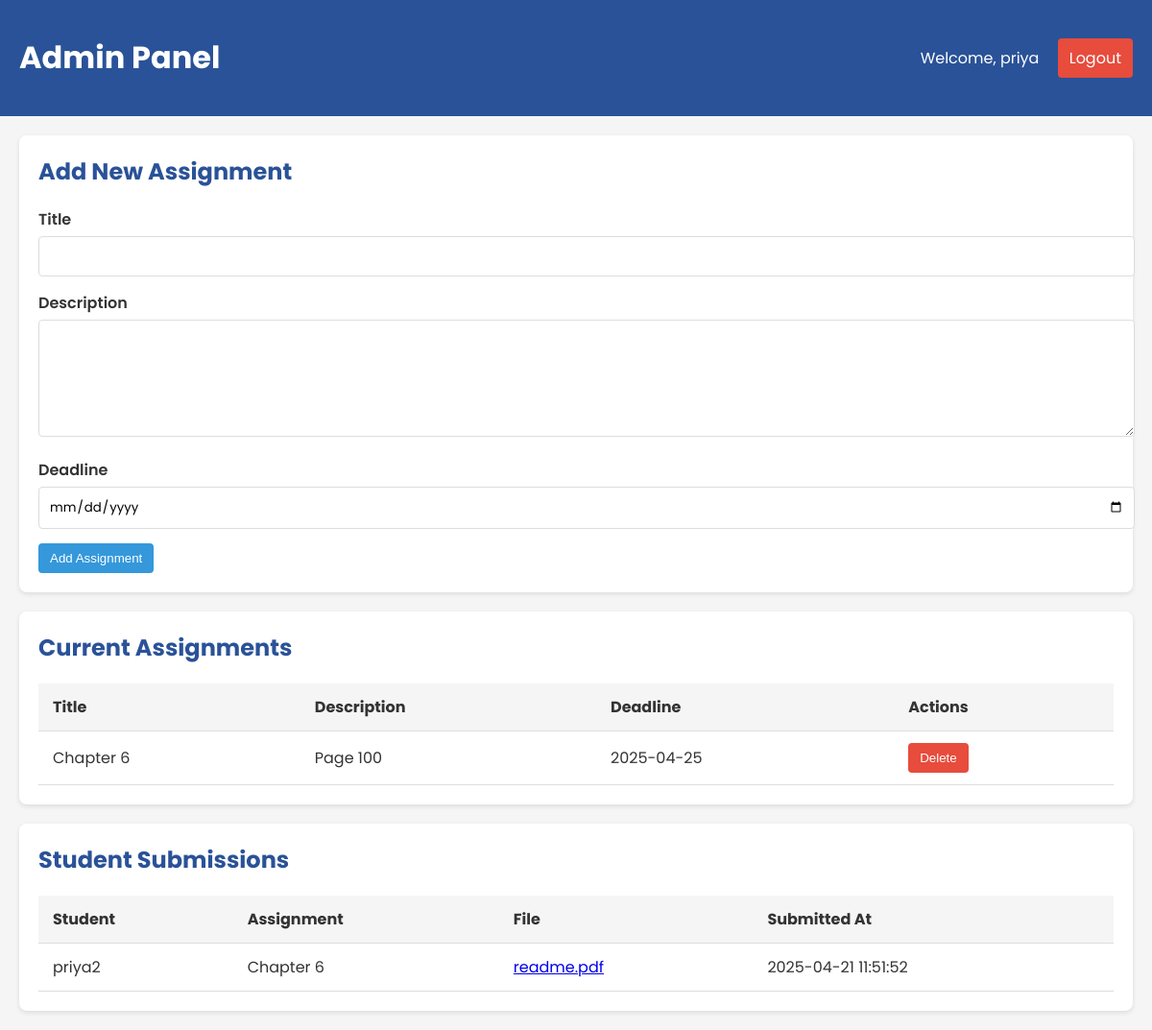
The page /adminit.php (signed in) on the database its author committed.
### tables this page shows
CREATE TABLE `assignmentsit` (
  `id` int(11) NOT NULL,
  `title` varchar(100) NOT NULL,
  `description` text DEFAULT NULL,
  `deadline` date NOT NULL,
  `created_at` timestamp NOT NULL DEFAULT current_timestamp()
);

CREATE TABLE `student_assignmentsit` (
  `id` int(11) NOT NULL,
  `user_id` varchar(255) DEFAULT NULL,
  `assignment_id` varchar(255) DEFAULT NULL,
  `file_name` varchar(255) NOT NULL,
  `file_path` varchar(255) NOT NULL,
  `submitted_at` timestamp NOT NULL DEFAULT current_timestamp()
);

### adminit.php (the view, shortened to what this page needs)
<?php
$conn = new mysqli("localhost", "root", "", "user");
$assignments = $conn->query("SELECT * FROM assignmentsit ORDER BY deadline");
$submissions = $conn->query("
    SELECT
        sa.user_id,
        sa.assignment_id,
        sa.file_name,
        sa.file_path,
        sa.submitted_at,
        u.username,
        a.title AS assignment_title
    FROM student_assignmentsit sa
    LEFT JOIN users u ON sa.user_id = u.username  /* Changed to match username as user_id */
    LEFT JOIN assignmentsit a ON sa.assignment_id = a.id
    ORDER BY sa.submitted_at DESC
");
?>
<!DOCTYPE html>
<html lang="en">
<head>
</head>
<body>
    <header>
        <h1>Admin Panel</h1>
        <div>
            <span>Welcome, <?php echo htmlspecialchars($_SESSION['username']); ?></span>
            <a href="login2.php" class="btn btn-danger" style="margin-left: 15px;">Logout</a>
        </div>
    </header>
    <div class="container">
        <div class="section">
            <h2>Add New Assignment</h2>
            <form method="POST">
                <div class="form-group">
                    <label for="title">Title</label>
                    <input type="text" id="title" name="title" required>
                </div>
                <div class="form-group">
                    <label for="description">Description</label>
                    <textarea id="description" name="description" required></textarea>
                </div>
                <div class="form-group">
                    <label for="deadline">Deadline</label>
                    <input type="date" id="deadline" name="deadline" required>
                </div>
                <button type="submit" name="add_assignment" class="btn btn-primary">Add Assignment</button>
            </form>
        </div>
        <div class="section">
            <h2>Current Assignments</h2>
            <table>
                <thead>
                    <tr>
                        <th>Title</th>
                        <th>Description</th>
                        <th>Deadline</th>
                        <th>Actions</th>
                    </tr>
                </thead>
                <tbody>
                    <?php while ($assignment = $assignments->fetch_assoc()): ?>
                    <tr>
                        <td><?php echo htmlspecialchars($assignment['title']); ?></td>
                        <td><?php echo htmlspecialchars($assignment['description']); ?></td>
                        <td><?php echo htmlspecialchars($assignment['deadline']); ?></td>
                        <td>
                            <form method="POST" style="display: inline;">
                                <button type="submit" name="delete_assignment" class="btn btn-danger">Delete</button>
                            </form>
                        </td>
                    </tr>
                    <?php endwhile; ?>
                </tbody>
            </table>
        </div>
        <div class="section">
            <h2>Student Submissions</h2>
            <table>
                <thead>
                    <tr>
                        <th>Student</th>
                        <th>Assignment</th>
                        <th>File</th>
                        <th>Submitted At</th>
                    </tr>
                </thead>
                <tbody>
                    <?php while ($submission = $submissions->fetch_assoc()): ?>
                    <tr>
                        <td><?php echo htmlspecialchars($submission['user_id']); ?></td>
                        <td><?php echo htmlspecialchars($submission['assignment_id']); ?></td>
                        <td>
                            <a href="<?php echo htmlspecialchars($submission['file_path']); ?>" download>
                                <?php echo htmlspecialchars($submission['file_name']); ?>
                            </a>
                        </td>
                        <td><?php echo htmlspecialchars($submission['submitted_at']); ?></td>
                    </tr>
                    <?php endwhile; ?>
                </tbody>
            </table>
        </div>
    </div>
</body>
</html>

### adminit.php (style rules this page uses)
body { font-family: 'Poppins', sans-serif; margin: 0; padding: 0; background: #f5f5f5; color: #333; }
header { background: #2a5298; color: white; padding: 15px 20px; display: flex; justify-content: space-between; align-items: center; }
.container { max-width: 1200px; margin: 20px auto; padding: 0 20px; }
.section { background: white; border-radius: 8px; padding: 20px; margin-bottom: 20px; box-shadow: 0 2px 5px rgba(0,0,0,0.1); }
h2 { margin-top: 0; color: #2a5298; }
table { width: 100%; border-collapse: collapse; }
th, td { padding: 12px 15px; text-align: left; border-bottom: 1px solid #ddd; }
th { background: #f5f5f5; }
.btn { padding: 8px 12px; border: none; border-radius: 4px; cursor: pointer; color: white; text-decoration: none; display: inline-block; }
.btn-danger { background: #e74c3c; }
.btn-primary { background: #3498db; }
.form-group { margin-bottom: 15px; }
label { display: block; margin-bottom: 5px; font-weight: 600; }
input, textarea { width: 100%; padding: 10px; border: 1px solid #ddd; border-radius: 4px; font-family: 'Poppins', sans-serif; }
textarea { min-height: 100px; }

### rows shown on the page
assignmentsit: title "Chapter 6", description "Page 100", deadline "2025-04-25"
student_assignmentsit: user "priya2", assignment "Chapter 6", file_name "readme.pdf", submitted_at "2025-04-21 11:51:52"

### other values the page prints
$_SESSION['username'] "priya"
